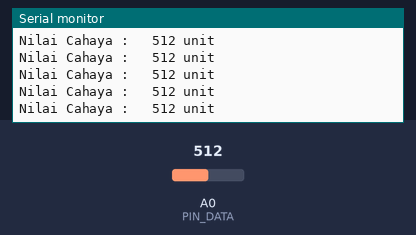
Simulated run of this sketch. Board: Arduino Uno, built with avr-gcc and run on an emulated ATmega328P. On the bench: the last lines printed to the serial monitor. The test bench sets the inputs (shaded band); at power-on: A0 (PIN_DATA) = 512.

Above: at 1.2 s.
1.3 s: A0 (PIN_DATA) set to 716
At 1.9 s:
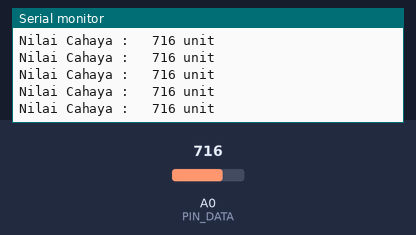
4.3 s: A0 (PIN_DATA) set to 900
At 5.2 s:
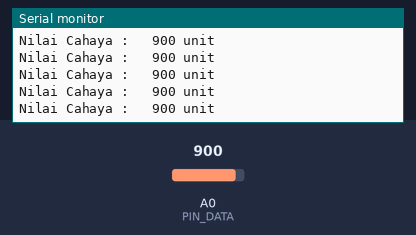
Timing chart, 0 to 7.3 s (numbered marks = the images above; inputs shaded):
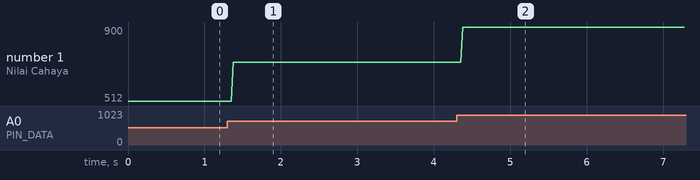

The sketch:

photoresistor.ino
```cpp
/*
 *  Code for photoresistor
 *  by: lol97
 *  seri keyes module
 */

// PIN_DATA was the pin that used for comunicate value from sensor
#define PIN_DATA A0

void setup() {
  Serial.begin(9600);
}

void loop() {
  //  read data from PIN_DATA
  int pr_val = analogRead(PIN_DATA);
  Serial.print("Nilai Cahaya : ");
  Serial.print("\t");
  Serial.print(pr_val);
  Serial.println(" unit");
}
```

Measured:
- after the input at 1.3 s, the serial monitor: prints a new line after 0.08 s (image 1)
- after the input at 4.3 s, the serial monitor: prints a new line after 0.08 s (image 2)
- plotted number 1: 512 → 716 after the input at 1.3 s, 716 → 900 after the input at 4.3 s
